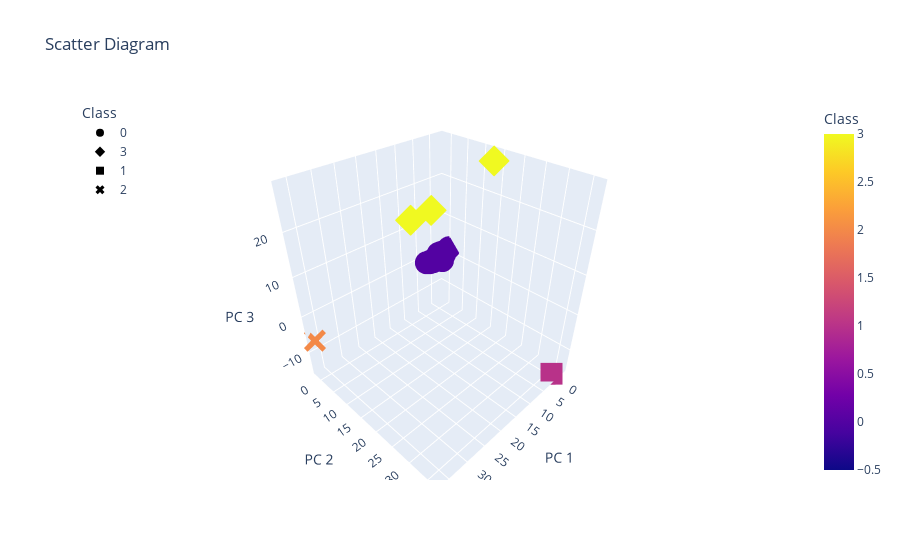

Notebook code for this chart:
### Markdown cell above
### Visualizing Results

#### 3D-Scatter with Clusters

### Code cell
# Create a 3D-Scatter with the PCA data and the clusters since we have three principal components
fig = px.scatter_3d(clustered_df,
    x="PC 1",
    y="PC 2",
    z="PC 3",
    hover_name='CoinName',
    hover_data= ['Algorithm'],
    color="Class",
    symbol="Class",
    width=1000,
    title = "Scatter Diagram"
)
fig.update_layout(legend=dict(x=0, y=1))
fig.show()

### Figure 1 — Plotly figure (JSON) as saved in the notebook; plotly's stock layout.template omitted (floating-point values rounded to 4 significant figures; data arrays with more than 128 entries replaced by an {"elided": "..."} marker saying what was removed)
{"data": [{"customdata": {"elided": "528x1 str values"}, "hovertemplate": "<b>%{hovertext}</b><br><br>Class=%{marker.color}<br>PC 1=%{x}<br>PC 2=%{y}<br>PC 3=%{z}<br>Algorithm=%{customdata[0]}<extra></extra>", "hovertext": {"elided": "528 str values"}, "legendgroup": "0", "marker": {"color": {"elided": "528 int values"}, "coloraxis": "coloraxis", "symbol": "circle"}, "mode": "markers", "name": "0", "scene": "scene", "showlegend": true, "type": "scatter3d", "x": {"elided": "528 float values"}, "y": {"elided": "528 float values"}, "z": {"elided": "528 float values"}}, {"customdata": [["VeChainThor Authority"], ["SHA-256 + Hive"], ["Proof-of-Authority"]], "hovertemplate": "<b>%{hovertext}</b><br><br>Class=%{marker.color}<br>PC 1=%{x}<br>PC 2=%{y}<br>PC 3=%{z}<br>Algorithm=%{customdata[0]}<extra></extra>", "hovertext": ["Vechain", "LitecoinCash", "Poa Network"], "legendgroup": "3", "marker": {"color": [3, 3, 3], "coloraxis": "coloraxis", "symbol": "diamond"}, "mode": "markers", "name": "3", "scene": "scene", "showlegend": true, "type": "scatter3d", "x": [11.55, 5.51, -0.197], "y": [2.763, 2.931, 15.24], "z": [15.27, 15.63, 28.55]}, {"customdata": [["Proof-of-BibleHash"]], "hovertemplate": "<b>%{hovertext}</b><br><br>Class=%{marker.color}<br>PC 1=%{x}<br>PC 2=%{y}<br>PC 3=%{z}<br>Algorithm=%{customdata[0]}<extra></extra>", "hovertext": ["BiblePay"], "legendgroup": "1", "marker": {"color": [1], "coloraxis": "coloraxis", "symbol": "square"}, "mode": "markers", "name": "1", "scene": "scene", "showlegend": true, "type": "scatter3d", "x": [0.5034], "y": [36.36], "z": [-15.18]}, {"customdata": [["TRC10"]], "hovertemplate": "<b>%{hovertext}</b><br><br>Class=%{marker.color}<br>PC 1=%{x}<br>PC 2=%{y}<br>PC 3=%{z}<br>Algorithm=%{customdata[0]}<extra></extra>", "hovertext": ["BitTorrent"], "legendgroup": "2", "marker": {"color": [2], "coloraxis": "coloraxis", "symbol": "x"}, "mode": "markers", "name": "2", "scene": "scene", "showlegend": true, "type": "scatter3d", "x": [36.6], "y": [-1.726], "z": [-6.512]}], "layout": {"autosize": true, "coloraxis": {"colorbar": {"title": {"text": "Class"}}, "colorscale": [[0, "#0d0887"], [0.1111, "#46039f"], [0.2222, "#7201a8"], [0.3333, "#9c179e"], [0.4444, "#bd3786"], [0.5556, "#d8576b"], [0.6667, "#ed7953"], [0.7778, "#fb9f3a"], [0.8889, "#fdca26"], [1, "#f0f921"]]}, "legend": {"title": {"text": "Class"}, "tracegroupgap": 0, "x": 0, "y": 1}, "scene": {"aspectmode": "auto", "aspectratio": {"x": 0.9733, "y": 0.9466, "z": 1.085}, "domain": {"x": [0, 1], "y": [0, 1]}, "xaxis": {"title": {"text": "PC 1"}, "type": "linear"}, "yaxis": {"title": {"text": "PC 2"}, "type": "linear"}, "zaxis": {"title": {"text": "PC 3"}, "type": "linear"}}, "title": {"text": "Scatter Diagram"}}}
